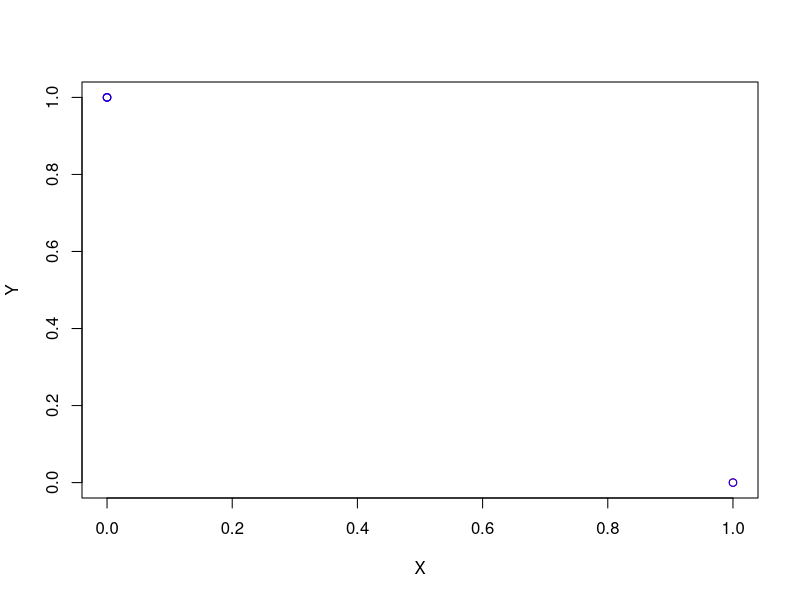
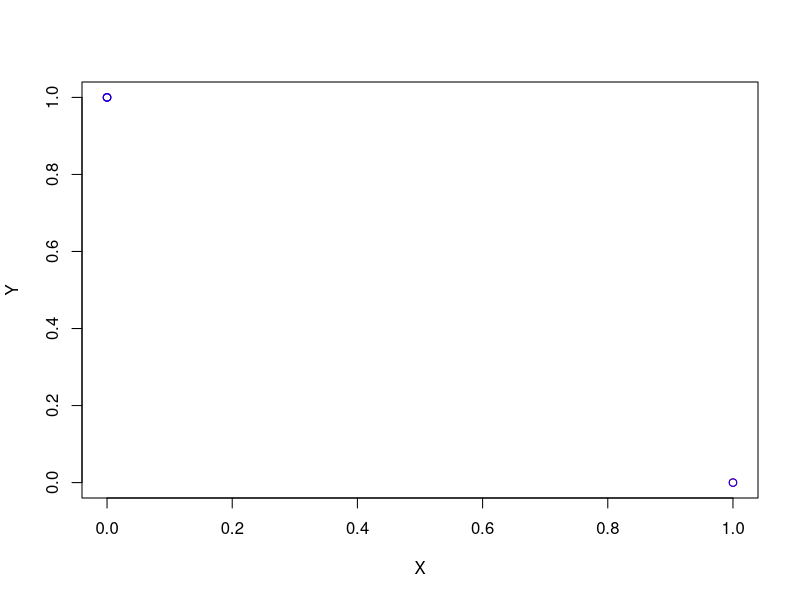

R code for these plots, in order:
## ---- chunk 1

d1=sqrt((0-0)^2+(0-0)^2+(0-0)^2+(0-0)^2)
d2=sqrt((0-0)^2+(0-0)^2+(0-0)^2+(1-0)^2)
d3=sqrt((1-0)^2+(0-0)^2+(0-0)^2+(0-0)^2)
d4=sqrt((1-0)^2+(1-0)^2+(0-0)^2+(0-0)^2)
d5=sqrt((1-0)^2+(1-0)^2+(1-0)^2+(0-0)^2)
d6=sqrt((1-0)^2+(1-0)^2+(1-0)^2+(1-0)^2)
d7=sqrt((1-0)^2+(1-0)^2+(1-0)^2+(1-0)^2)
d8=sqrt((0-0)^2+(1-0)^2+(0-0)^2+(0-0)^2)
d9=sqrt((0-0)^2+(1-0)^2+(1-0)^2+(0-0)^2)
d10=sqrt((1-0)^2+(1-0)^2+(1-0)^2+(0-0)^2)
d11=sqrt((0-0)^2+(1-0)^2+(1-0)^2+(1-0)^2)
d12=sqrt((1-0)^2+(1-0)^2+(0-0)^2+(1-0)^2)
d13=sqrt((1-0)^2+(0-0)^2+(1-0)^2+(0-0)^2)
d14=sqrt((1-0)^2+(1-0)^2+(0-0)^2+(1-0)^2)
mydat <- structure(list(Play = c("No","No","Yes","Yes","Yes","No","Yes","No","Yes","Yes","Yes","Yes","Yes","No"),
        outlook = c(0,0, 1, 1,1,1,1,0,0,1,0,1,1,1,0),
        temperature = c(0,0,0,1,1,1,1,1,1,1,1,1, 0, 1,0),
        humid = c(0,0,0,0,1,1,1, 0, 1, 1,1,0,1,0,0),
        windy = c(0,1,0,0,0,1,1,0,0,0,1,1,0,1, 0),
        EuclideanDistance = c(d1,d2,d3,d4,d5,d6,d7,d8,d9,d10,d11,d12,d13,d14)),
        .Names = c("Play", "outlook", "temperature", "humid", "windy","Euclidean distance"),
        class = "data.frame", row.names = c(NA, -15L))
mydat
## ---- chunk 2
mydat <- structure(list(
        Play = c("No","No","Yes","Yes","Yes","No","Yes","No","Yes","Yes","Yes","Yes","Yes","No"),
        outlook = c(0,0, 1, 1,1,1,1,0,0,1,0,1,1,1,0),
        temperature = c(0,0,0,1,1,1,1,1,1,1,1,1, 0, 1,0),
        humid = c(0,0,0,0,1,1,1, 0, 1, 1,1,0,1,0,0),
        windy = c(0,1,0,0,0,1,1,0,0,0,1,1,0,1, 0)),
        .Names = c("Play", "outlook", "temperature", "humid", "windy"),
        class = "data.frame", row.names = c(NA, -15L))
mydat

d1=abs(0-0)+abs(0-0)+abs(0-0)+abs(0-0)
d2=abs(0-0)+abs(0-0)+abs(0-0)+abs(1-0)
d3=abs(1-0)+abs(0-0)+abs(0-0)+abs(0-0)
d4=abs(1-0)+abs(1-0)+abs(0-0)+abs(0-0)
d5=abs(1-0)+abs(1-0)+abs(1-0)+abs(0-0)
d6=abs(1-0)+abs(1-0)+abs(1-0)+abs(1-0)
d7=abs(1-0)+abs(1-0)+abs(1-0)+abs(1-0)
d8=abs(0-0)+abs(1-0)+abs(0-0)+abs(0-0)
d9=abs(0-0)+abs(1-0)+abs(1-0)+abs(0-0)
d10=abs(1-0)+abs(1-0)+abs(1-0)+abs(0-0)
d11=abs(0-0)+abs(1-0)+abs(1-0)+abs(1-0)
d12=abs(1-0)+abs(1-0)+abs(0-0)+abs(1-0)
d13=abs(1-0)+abs(0-0)+abs(1-0)+abs(0-0)
d14=abs(1-0)+abs(1-0)+abs(0-0)+abs(1-0)
mydat <- structure(list(Play = c("No","No","Yes","Yes","Yes","No","Yes","No","Yes","Yes","Yes","Yes","Yes","No"),
        outlook = c(0,0, 1, 1,1,1,1,0,0,1,0,1,1,1,0),
        temperature = c(0,0,0,1,1,1,1,1,1,1,1,1, 0, 1,0),
        humid = c(0,0,0,0,1,1,1, 0, 1, 1,1,0,1,0,0),
        windy = c(0,1,0,0,0,1,1,0,0,0,1,1,0,1, 0),
        EuclideanDistance = c(d1,d2,d3,d4,d5,d6,d7,d8,d9,d10,d11,d12,d13,d14)),
        .Names = c("Play", "outlook", "temperature", "humid", "windy","Manhattan distance"),
        class = "data.frame", row.names = c(NA, -15L))
mydat

## ---- chunk 3
mydat <- structure(list(
        Play = c("No","No","Yes","Yes","Yes","No","Yes","No","Yes","Yes","Yes","Yes","Yes","No"),
        outlook = c(0,0, 1, 2,2,2,1,0,0,2,0,1,1,2,0),
              temperature = c(0,0,0,1,1,1,1,1,1,1,1,1, 0, 1,0),
        humid = c(0,0,0,0,1,1,1, 0, 1, 1,1,0,1,0,0),
        windy = c(0,1,0,0,0,1,1,0,0,0,1,1,0,1, 0)),
        .Names = c("Play", "outlook", "temperature", "humid", "windy"),
        class = "data.frame", row.names = c(NA, -15L))
mydat

d1=abs(0-0)+abs(0-0)+abs(0-0)+abs(0-0)
d2=abs(0-0)+abs(0-0)+abs(0-0)+abs(1-0)
d3=abs(1-0)+abs(0-0)+abs(0-0)+abs(0-0)
d4=abs(2-0)+abs(1-0)+abs(0-0)+abs(0-0)
d5=abs(2-0)+abs(1-0)+abs(1-0)+abs(0-0)
d6=abs(2-0)+abs(1-0)+abs(1-0)+abs(1-0)
d7=abs(1-0)+abs(1-0)+abs(1-0)+abs(1-0)
d8=abs(0-0)+abs(1-0)+abs(0-0)+abs(0-0)
d9=abs(0-0)+abs(1-0)+abs(1-0)+abs(0-0)
d10=abs(2-0)+abs(1-0)+abs(1-0)+abs(0-0)
d11=abs(0-0)+abs(1-0)+abs(1-0)+abs(1-0)
d12=abs(1-0)+abs(1-0)+abs(0-0)+abs(1-0)
d13=abs(1-0)+abs(0-0)+abs(1-0)+abs(0-0)
d14=abs(2-0)+abs(1-0)+abs(0-0)+abs(1-0)
mydat <- structure(list(Play = c("No","No","Yes","Yes","Yes","No","Yes","No","Yes","Yes","Yes","Yes","Yes","No"),
        outlook = c(0,0, 1, 2,2,2,1,0,0,2,0,1,1,2,0),
        temperature = c(0,0,0,1,1,1,1,1,1,1,1,1, 0, 1,0),
        humid = c(0,0,0,0,1,1,1, 0, 1, 1,1,0,1,0,0),
        windy = c(0,1,0,0,0,1,1,0,0,0,1,1,0,1, 0),
        EuclideanDistance = c(d1,d2,d3,d4,d5,d6,d7,d8,d9,d10,d11,d12,d13,d14)),
        .Names = c("Play", "outlook", "temperature", "humid", "windy","Manhattan distance"),
        class = "data.frame", row.names = c(NA, -15L))
mydat
## ---- chunk 4

d1=sqrt((0-0)^2+(0-0)^2+(0-0)^2+(0-0)^2)
d2=sqrt((0-0)^2+(0-0)^2+(0-0)^2+(1-0)^2)
d3=sqrt((1-0)^2+(0-0)^2+(0-0)^2+(0-0)^2)
d4=sqrt((2-0)^2+(1-0)^2+(0-0)^2+(0-0)^2)
d5=sqrt((2-0)^2+(1-0)^2+(1-0)^2+(0-0)^2)
d6=sqrt((2-0)^2+(1-0)^2+(1-0)^2+(1-0)^2)
d7=sqrt((1-0)^2+(1-0)^2+(1-0)^2+(1-0)^2)
d8=sqrt((0-0)^2+(1-0)^2+(0-0)^2+(0-0)^2)
d9=sqrt((0-0)^2+(1-0)^2+(1-0)^2+(0-0)^2)
d10=sqrt((2-0)^2+(1-0)^2+(1-0)^2+(0-0)^2)
d11=sqrt((0-0)^2+(1-0)^2+(1-0)^2+(1-0)^2)
d12=sqrt((1-0)^2+(1-0)^2+(0-0)^2+(1-0)^2)
d13=sqrt((1-0)^2+(0-0)^2+(1-0)^2+(0-0)^2)
d14=sqrt((2-0)^2+(1-0)^2+(0-0)^2+(1-0)^2)
mydat <- structure(list(Play = c("No","No","Yes","Yes","Yes","No","Yes","No","Yes","Yes","Yes","Yes","Yes","No"),
        outlook = c(0,0, 1, 2,2,2,1,0,0,2,0,1,1,2,0),
        temperature = c(0,0,0,1,1,1,1,1,1,1,1,1, 0, 1,0),
        humid = c(0,0,0,0,1,1,1, 0, 1, 1,1,0,1,0,0),
        windy = c(0,1,0,0,0,1,1,0,0,0,1,1,0,1, 0),
        EuclideanDistance = c(d1,d2,d3,d4,d5,d6,d7,d8,d9,d10,d11,d12,d13,d14)),
        .Names = c("Play", "outlook", "temperature", "humid", "windy","Euclidean distance"),
        class = "data.frame", row.names = c(NA, -15L))
mydat
## ---- chunk 5
mydat <- structure(list(
        Play = c("No","No","Yes","Yes","Yes","No","Yes","No","Yes","Yes","Yes","Yes","Yes","No"),
        outlook = c(0,0, 1, 2,2,2,1,0,0,2,0,1,1,2,0),
        temperature = c(0,0,0,15,30,30,30,15,30,15,15,15,0,15,0),
        humid = c(0,0,0,0,1,1,1, 0, 1, 1,1,0,1,0,0),
        windy = c(0,1,0,0,0,1,1,0,0,0,1,1,0,1, 0)),
        .Names = c("Play", "outlook", "temperature", "humid", "windy"),
        class = "data.frame", row.names = c(NA, -15L))
mydat

d1=abs(0-0)+abs(0-0)+abs(0-0)+abs(0-0)
d2=abs(0-0)+abs(0-0)+abs(0-0)+abs(1-0)
d3=abs(1-0)+abs(0-0)+abs(0-0)+abs(0-0)
d4=abs(2-0)+abs(15-0)+abs(0-0)+abs(0-0)
d5=abs(2-0)+abs(30-0)+abs(1-0)+abs(0-0)
d6=abs(2-0)+abs(30-0)+abs(1-0)+abs(1-0)
d7=abs(1-0)+abs(30-0)+abs(1-0)+abs(1-0)
d8=abs(0-0)+abs(15-0)+abs(0-0)+abs(0-0)
d9=abs(0-0)+abs(30-0)+abs(1-0)+abs(0-0)
d10=abs(2-0)+abs(15-0)+abs(1-0)+abs(0-0)
d11=abs(0-0)+abs(15-0)+abs(1-0)+abs(1-0)
d12=abs(1-0)+abs(15-0)+abs(0-0)+abs(1-0)
d13=abs(1-0)+abs(0-0)+abs(1-0)+abs(0-0)
d14=abs(2-0)+abs(15-0)+abs(0-0)+abs(1-0)
mydat <- structure(list(Play = c("No","No","Yes","Yes","Yes","No","Yes","No","Yes","Yes","Yes","Yes","Yes","No"),
        outlook = c(0,0, 1, 2,2,2,1,0,0,2,0,1,1,2,0),
       temperature = c(0,0,0,15,30,30,30,15,30,15,15,15,0,15,0),
        humid = c(0,0,0,0,1,1,1, 0, 1, 1,1,0,1,0,0),
        windy = c(0,1,0,0,0,1,1,0,0,0,1,1,0,1, 0),
        EuclideanDistance = c(d1,d2,d3,d4,d5,d6,d7,d8,d9,d10,d11,d12,d13,d14)),
        .Names = c("Play", "outlook", "temperature", "humid", "windy","Manhattan distance"),
        class = "data.frame", row.names = c(NA, -15L))
mydat
## ---- chunk 6

d1=sqrt((0-0)^2+(0-0)^2+(0-0)^2+(0-0)^2)
d2=sqrt((0-0)^2+(0-0)^2+(0-0)^2+(1-0)^2)
d3=sqrt((1-0)^2+(0-0)^2+(0-0)^2+(0-0)^2)
d4=sqrt((2-0)^2+(15-0)^2+(0-0)^2+(0-0)^2)
d5=sqrt((2-0)^2+(30-0)^2+(1-0)^2+(0-0)^2)
d6=sqrt((2-0)^2+(30-0)^2+(1-0)^2+(1-0)^2)
d7=sqrt((1-0)^2+(30-0)^2+(1-0)^2+(1-0)^2)
d8=sqrt((0-0)^2+(15-0)^2+(0-0)^2+(0-0)^2)
d9=sqrt((0-0)^2+(30-0)^2+(1-0)^2+(0-0)^2)
d10=sqrt((2-0)^2+(15-0)^2+(1-0)^2+(0-0)^2)
d11=sqrt((0-0)^2+(15-0)^2+(1-0)^2+(1-0)^2)
d12=sqrt((1-0)^2+(15-0)^2+(0-0)^2+(1-0)^2)
d13=sqrt((1-0)^2+(0-0)^2+(1-0)^2+(0-0)^2)
d14=sqrt((2-0)^2+(15-0)^2+(0-0)^2+(1-0)^2)
mydat <- structure(list(Play = c("No","No","Yes","Yes","Yes","No","Yes","No","Yes","Yes","Yes","Yes","Yes","No"),
        outlook = c(0,0, 1, 2,2,2,1,0,0,2,0,1,1,2,0),
        temperature = c(0,0,0,15,30,30,30,15,30,15,15,15,0,15,0),
        humid = c(0,0,0,0,1,1,1, 0, 1, 1,1,0,1,0,0),
        windy = c(0,1,0,0,0,1,1,0,0,0,1,1,0,1, 0),
        EuclideanDistance = c(d1,d2,d3,d4,d5,d6,d7,d8,d9,d10,d11,d12,d13,d14)),
        .Names = c("Play", "outlook", "temperature", "humid", "windy","Euclidean distance"),
        class = "data.frame", row.names = c(NA, -15L))
mydat
## ---- chunk 7
mydat <- structure(list(
        Play = c("No","No","Yes","Yes","Yes","No","Yes","No","Yes","Yes","Yes","Yes","Yes","No"),
        outlook = c(0,0, 1, 2,2,2,1,0,0,2,0,1,1,2,0),
        temperature = c(0,0,0,1,2,2,2,1,2,1,1,1,0,1,0),
        humid = c(0,0,0,0,1,1,1, 0, 1, 1,1,0,1,0,0),
        windy = c(0,1,0,0,0,1,1,0,0,0,1,1,0,1, 0)),
        .Names = c("Play", "outlook", "temperature", "humid", "windy"),
        class = "data.frame", row.names = c(NA, -15L))
mydat

d1=abs(0-0)+abs(0-0)+abs(0-0)+abs(0-0)
d2=abs(0-0)+abs(0-0)+abs(0-0)+abs(1-0)
d3=abs(1-0)+abs(0-0)+abs(0-0)+abs(0-0)
d4=abs(2-0)+abs(1-0)+abs(0-0)+abs(0-0)
d5=abs(2-0)+abs(2-0)+abs(1-0)+abs(0-0)
d6=abs(2-0)+abs(2-0)+abs(1-0)+abs(1-0)
d7=abs(1-0)+abs(2-0)+abs(1-0)+abs(1-0)
d8=abs(0-0)+abs(1-0)+abs(0-0)+abs(0-0)
d9=abs(0-0)+abs(2-0)+abs(1-0)+abs(0-0)
d10=abs(2-0)+abs(1-0)+abs(1-0)+abs(0-0)
d11=abs(0-0)+abs(1-0)+abs(1-0)+abs(1-0)
d12=abs(1-0)+abs(1-0)+abs(0-0)+abs(1-0)
d13=abs(1-0)+abs(0-0)+abs(1-0)+abs(0-0)
d14=abs(2-0)+abs(1-0)+abs(0-0)+abs(1-0)
mydat <- structure(list(Play = c("No","No","Yes","Yes","Yes","No","Yes","No","Yes","Yes","Yes","Yes","Yes","No"),
        outlook = c(0,0, 1, 2,2,2,1,0,0,2,0,1,1,2,0),
       temperature = c(0,0,0,1,2,2,2,1,2,1,1,1,0,1,0),
        humid = c(0,0,0,0,1,1,1, 0, 1, 1,1,0,1,0,0),
        windy = c(0,1,0,0,0,1,1,0,0,0,1,1,0,1, 0),
        EuclideanDistance = c(d1,d2,d3,d4,d5,d6,d7,d8,d9,d10,d11,d12,d13,d14)),
        .Names = c("Play", "outlook", "temperature", "humid", "windy","Manhattan distance"),
        class = "data.frame", row.names = c(NA, -15L))
mydat
## ---- chunk 8

d1=sqrt((0-0)^2+(0-0)^2+(0-0)^2+(0-0)^2)
d2=sqrt((0-0)^2+(0-0)^2+(0-0)^2+(1-0)^2)
d3=sqrt((1-0)^2+(0-0)^2+(0-0)^2+(0-0)^2)
d4=sqrt((2-0)^2+(1-0)^2+(0-0)^2+(0-0)^2)
d5=sqrt((2-0)^2+(2-0)^2+(1-0)^2+(0-0)^2)
d6=sqrt((2-0)^2+(2-0)^2+(1-0)^2+(1-0)^2)
d7=sqrt((1-0)^2+(2-0)^2+(1-0)^2+(1-0)^2)
d8=sqrt((0-0)^2+(1-0)^2+(0-0)^2+(0-0)^2)
d9=sqrt((0-0)^2+(2-0)^2+(1-0)^2+(0-0)^2)
d10=sqrt((2-0)^2+(1-0)^2+(1-0)^2+(0-0)^2)
d11=sqrt((0-0)^2+(1-0)^2+(1-0)^2+(1-0)^2)
d12=sqrt((1-0)^2+(1-0)^2+(0-0)^2+(1-0)^2)
d13=sqrt((1-0)^2+(0-0)^2+(1-0)^2+(0-0)^2)
d14=sqrt((2-0)^2+(1-0)^2+(0-0)^2+(1-0)^2)
mydat <- structure(list(Play = c("No","No","Yes","Yes","Yes","No","Yes","No","Yes","Yes","Yes","Yes","Yes","No"),
        outlook = c(0,0, 1, 2,2,2,1,0,0,2,0,1,1,2,0),
         temperature = c(0,0,0,1,2,2,2,1,2,1,1,1,0,1,0),
        humid = c(0,0,0,0,1,1,1, 0, 1, 1,1,0,1,0,0),
        windy = c(0,1,0,0,0,1,1,0,0,0,1,1,0,1, 0),
        EuclideanDistance = c(d1,d2,d3,d4,d5,d6,d7,d8,d9,d10,d11,d12,d13,d14)),
        .Names = c("Play", "outlook", "temperature", "humid", "windy","Euclidean distance"),
        class = "data.frame", row.names = c(NA, -15L))
mydat
## ---- chunk 9
N = 1 # total number of data points each group


g_x = c(1,0,0)
g_y = c(0,1,1)
g_z = c(1,1,1)

group = c(rep(-1,N), rep(1,N))

print(g_x)
print(g_y)
print(g_z)
print(group)
plot(g_x, g_y, type='n', xlab='X', ylab='Y')
points(g_x, g_y, col='red')
points(g_x, g_y, col='blue')
w0 = 0.1 # initial weitht
w1 = 0.1 # initial weight
w2 = -0.3 # initial weitht

M = 1            # number of epochs to run
eta = .2       # learning rate
th = .9          # threshold to stop
verbose = F   # whether detailed weight update info is printed

for (i in 1:M){
    print(paste('Epoch starts: ', i))
    
    ## We reshuffle the order of the datapoint for each epoch.
    index = 1:(N)
    index = sample(index)
    
    for (j in index){
      print(paste('g_x j value inside loop',g_x[j]))
        y_j1 = w0 + w1*g_x[j] + w2*g_x[j+1]
         y_j2 = w0 + w1*g_y[j] + w2*g_y[j+1]
          y_j3 = w0 + w1*g_z[j] + w2*g_z[j+1]
        print(paste('y_j1 j value inside loop',y_j1))
        print(paste('y_j2 j value inside loop',y_j2))
        print(paste('y_j3 j value inside loop',y_j3))
        if (y_j1 >= 0){
            pred_j1 = 1
        }else{
            pred_j1 = 0}
            if (y_j2 >= 0){
            pred_j2 = 1
        }else{
            pred_j2 = 0}
        if (y_j3 >= 0){
            pred_j3 = 1
        }else{
            pred_j3 = 0}
         print(paste('pred_j1 j value inside loop',pred_j1))
        print(paste('pred_j2 j value inside loop',pred_j2))
        print(paste('pred_j3 j value inside loop',pred_j3))
        l1 =  1/2 * (g_x[j+2] - pred_j1)^2
        l2 =  1/2 * (g_y[j+2] - pred_j2)^2
        l3 =  1/2 * (g_z[j+2] - pred_j3)^2
           print(paste('l1 j value inside loop',l1))
            print(paste('l1 j value inside loop',l2))
             print(paste('l1 j value inside loop',l3))
             l_all = 1/3 *(l1 + l2 +l3)
               print(paste('l_all j value inside loop',l_all))
        ## Accuracy
               if (g_x[j+2] == pred_j1){
                 a1 = 1
               }else{
                 a1= 0
               }
                if (g_y[j+2] == pred_j2){
                 a2 = 1
               }else{
                 a2= 0
               }
                 if (g_z[j+2] == pred_j3){
                 a3 = 1
               }else{
                 a3= 0
               }
      
               print(paste('a1 value inside loop',a1))
               print(paste('a2 value inside loop',a2))
               print(paste('a3 value inside loop',a3))
               acc = 1/3 *(a1+a2+a3)
               print(paste('acc value inside loop',acc))
          ### New Weights
        ##K=1
               w0 =  w0 + (eta*(g_x[j+2] - pred_j1)*g_x[j])
        w1 = w1 + (eta*(g_x[j+2] - pred_j1)*g_x[j+1])
        w2 = w2 + (eta*(g_x[j+2] - pred_j1)*g_x[j+2])
        
  if (verbose == T){
            print(paste('  -> updating data point ', j, ' : '))
            print(paste('     -> w0: ' ,w0))
            print(paste('     -> w0: ' ,w1))
            print(paste('     -> w0: ' ,w2))
        }

    
    print(paste('Epoch ends: ', i, ' WITH accuracy: ', acc))
          ##K=2
    s0 = w0
    s1 = w1
    s2 = w2
    
    print(paste('s0 value inside loop',s0))
               print(paste('s1 value inside loop',s1))
               print(paste('s2 value inside loop',s2))
                print(paste('s2 value inside loop',g_y[j]))
                print(paste('s2 value inside loop',g_y[j+1]))
                print(paste('s2 value inside loop',g_y[j+2]))
                print(paste('s2 value inside loop',pred_j1))
                
               
        w_1 =  s0 + (eta*(g_y[j+2] - pred_j2)*g_y[j])
        w_2 = s1 + (eta*(g_y[j+2] - pred_j2)*g_y[j+1])
        w_3 = s2 + (eta*(g_y[j+2] - pred_j2)*g_y[j+2])
        
            print(paste('     -> w0: ' ,w_1))
            print(paste('     -> w0: ' ,w_2))
            print(paste('     -> w0: ' ,w_3))
            
        wf1 =  w_1 + (eta*(g_z[j+2] - pred_j3)*g_z[j])
        wf2 = w_2 + (eta*(g_z[j+2] - pred_j3)*g_z[j+1])
        wf3 = w_3 + (eta*(g_z[j+2] - pred_j3)*g_z[j+2])
        
            print(paste('  Final updated   -> wf1: ' ,wf1))
            print(paste(' Final updated     -> wf2: ' ,wf2))
            print(paste(' Final updated     -> wf3: ' ,wf3))
                print(paste('Epoch ends: ', i, ' WITH accuracy: ', acc))
  
    
    if (acc >= th){
      break
    }}
}  

## ---- chunk 10
N = 1 # total number of data points each group


g_x = c(1,0,0)
g_y = c(0, 1,1)
g_z = c(1,1,1)

group = c(rep(-1,N), rep(1,N))

print(g_x)
print(g_y)
print(g_z)
print(group)
plot(g_x, g_y, type='n', xlab='X', ylab='Y')
points(g_x, g_y, col='red')
points(g_x, g_y, col='blue')
w0 = 0.1 # updated weitht
w1 = 0.5 # updated weight
w2 = 0.1 # updated weitht

M = 1            # number of epochs to run
th = .9          # threshold to stop
verbose = F   # whether detailed weight update info is printed

for (i in 1:M){
    print(paste('Epoch starts: ', i))
    
    ## We reshuffle the order of the datapoint for each epoch.
    index = 1:(N)
    index = sample(index)
    
    for (j in index){
      print(paste('g_x j value inside loop',g_x[j]))
        y_j1 = w0 + w1*g_x[j] + w2*g_x[j+1]
         y_j2 = w0 + w1*g_y[j] + w2*g_y[j+1]
          y_j3 = w0 + w1*g_z[j] + w2*g_z[j+1]
        print(paste('y_j1 j value inside loop',y_j1))
        print(paste('y_j2 j value inside loop',y_j2))
        print(paste('y_j3 j value inside loop',y_j3))
        if (y_j1 >= 0){
            pred_j1 = 1
        }else{
            pred_j1 = 0}
            if (y_j2 >= 0){
            pred_j2 = 1
        }else{
            pred_j2 = 0}
        if (y_j3 >= 0){
            pred_j3 = 1
        }else{
            pred_j3 = 0}
         print(paste('pred_j1 j value inside loop',pred_j1))
        print(paste('pred_j2 j value inside loop',pred_j2))
        print(paste('pred_j3 j value inside loop',pred_j3))
        l1 =  1/2 * (g_x[j+2] - pred_j1)^2
        l2 =  1/2 * (g_y[j+2] - pred_j2)^2
        l3 =  1/2 * (g_z[j+2] - pred_j3)^2
           print(paste('l1 j value inside loop',l1))
            print(paste('l1 j value inside loop',l2))
             print(paste('l1 j value inside loop',l3))
             l_all = 1/3 *(l1 + l2 +l3)
               print(paste('l_all j value inside loop',l_all))
        ## Accuracy
               if (g_x[j+2] == pred_j1){
                 a1 = 1
               }else{
                 a1= 0
               }
                if (g_y[j+2] == pred_j2){
                 a2 = 1
               }else{
                 a2= 0
               }
                 if (g_z[j+2] == pred_j3){
                 a3 = 1
               }else{
                 a3= 0
               }
      
               print(paste('a1 value inside loop',a1))
               print(paste('a2 value inside loop',a2))
               print(paste('a3 value inside loop',a3))
               acc = 1/3 *(a1+a2+a3)
               print(paste('acc value inside loop',acc))

    print(paste('Epoch ends: ', i, ' WITH accuracy: ', acc))
    if (acc >= th){
      break
    }
}       } 
